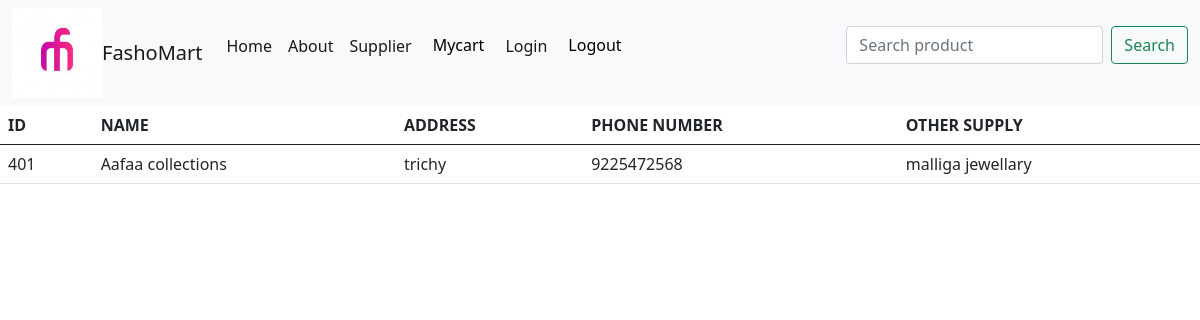
The page /viewdet4 on the database its author committed.
### tables this page shows
CREATE TABLE "supdet4" (
	"sid"	INTEGER UNIQUE,
	"sname"	TEXT,
	"saddress"	TEXT,
	"sphone"	INTEGER,
	"othersupply"	TEXT
);

### app.py (the view)
@app.route('/viewdet4', methods=['POST', 'GET'])
def viewdet4():
  conn = sqlite3.connect('JewelManagement.db',check_same_thread=False)
  conn.row_factory = sqlite3.Row
  cur = conn.cursor()
  cur.execute("select * from supdet4")
  rows = cur.fetchall()
  for a in rows:
    print(a)
  return render_template("supdet4.html",rows = rows)

### templates/supdet4.html (shortened to what this page needs)
<html>
    <head>
        <link rel="stylesheet" href="supdet.css">
        <link href="bootstrap.min.css" rel="stylesheet">
        <link href="bootstrap-grid.min.css" rel="stylesheet">
        <link rel="stylesheet" href="https://use.fontawesome.com/releases/v5.7.0/css/all.css"
>
        <link rel="stylesheet" href="{{ url_for('static', filename='css/supdet.css') }}">
        <link rel="stylesheet" href="{{ url_for('static', filename='css/bootstrap.min.css') }}">
        <link rel="stylesheet" href="{{ url_for('static', filename='css/bootstrap-grid.min.css') }}">
    </head>
    <body>
      <nav class="navbar navbar-expand-lg navbar-light bg-light">
        <div class="container-fluid">
            <img src="static\css\logo.jpg" alt="" width="90" height="90" class="d-inline-block align-text-top">
          <a class="navbar-brand" href="{{ url_for('home') }}">FashoMart</a>
          <div class="collapse navbar-collapse" id="navbarScroll">
            <ul class="navbar-nav me-auto my-2 my-lg-0 navbar-nav-scroll" style="--bs-scroll-height: 100px;">
              <li class="nav-item">
                <a class="nav-link active" aria-current="page" href="{{ url_for('home') }}">Home</a>
              </li>
              <li class="nav-item">
                <a class="nav-link active" href="{{ url_for('aboutus') }}">About</a>
              </li>
              <li class="nav-item">
                <a class="nav-link active" href="{{ url_for('supplier') }}">Supplier</a>
              </li>
              <li class="nav-item">
                <form action="newcart"  METHOD="POST">
                  <input type="submit" value="Mycart" class="btn btn-light"></input>
                </form>
              </li>
              <li class="nav-item">
                <a class="nav-link active" href="{{ url_for('login') }}">Login</a>
              </li>
              <li class="nav-item">
                <form action="logout"  METHOD="POST">
                  <input type="submit" value="Logout" class="btn btn-light"></input>
                </form>
              </li>
            </ul>
            <form class="d-flex">
              <input class="form-control me-2" type="search" placeholder="Search product" aria-label="Search">
              <button class="btn btn-outline-success" type="submit">Search</button>
            </form>
          </div>
        </div>
      </nav>
          <form action="viewdet4"  METHOD="POST" >
            <table class="table">
              <thead class="thead-light">
                <tr>
                  <th scope="col">ID</th>
                  <th scope="col">NAME</th>
                  <th scope="col">ADDRESS</th>
                  <th scope="col">PHONE NUMBER</th>
                  <th scope="col">OTHER SUPPLY</th>
                </tr>
              </thead>
              <tbody>
                {% for row in rows %}
                <tr>
                    <td>{{row["sid"]}}</td>
                    <td>{{row["sname"]}}</td>
                    <td>{{row["saddress"]}}</td>
                    <td>{{row["sphone"]}}</td>
                    <td>{{row["othersupply"]}}</td>
                </tr>
                {% endfor %}
              </tbody>
            </table>
            </form>
    </body>
</html>

### rows shown on the page
supdet4: sid "401", sname "Aafaa collections", saddress "trichy", sphone "9225472568", othersupply "malliga jewellary"
